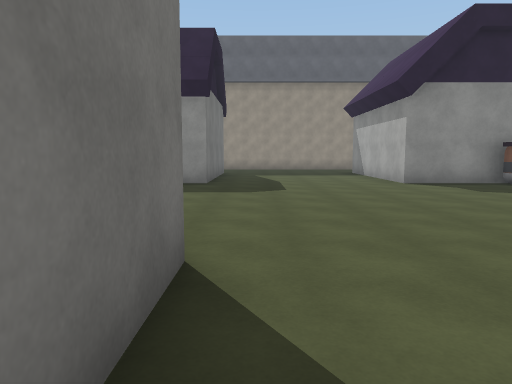
view 1 (above)

24 first-person views from a walk through a 3-D level made in the Unity game engine. The camera is 1.5 m above the floor, tilts 6° down and sees 70° across. The floor is counted in squares, 2 m on a side. Each view is taken from the middle of a square. On the plan, view 1 faces up. The plan holds only what a view shows up to about 11 squares ahead; the rest is blank. The place goes on beyond the plan. The player is left out. Surface patterns are stand-ins for the level's own textures.

view 2
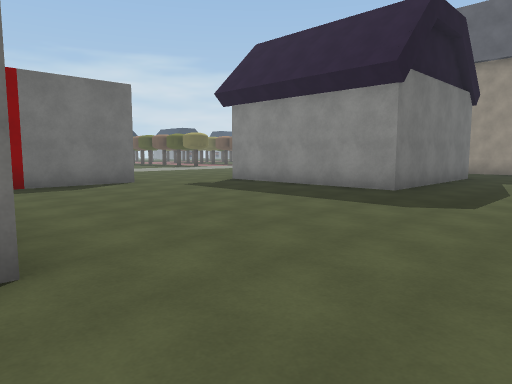

view 3
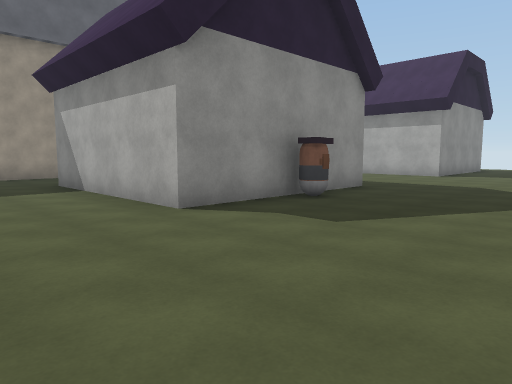

view 4
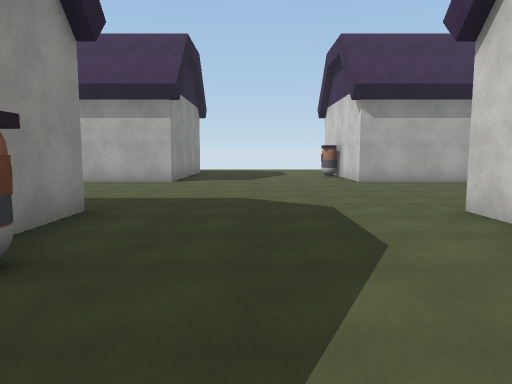

view 5
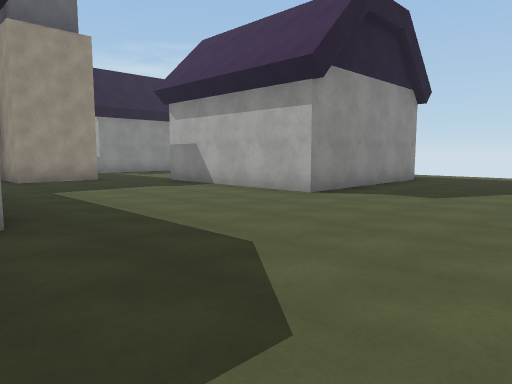

view 6
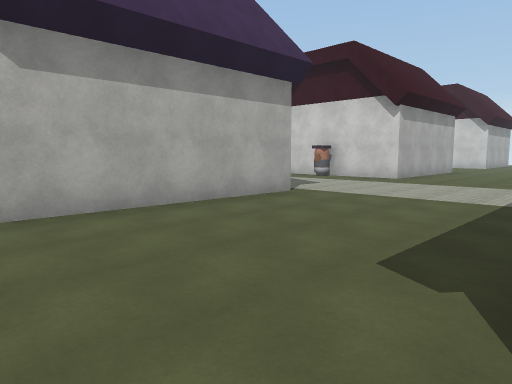

view 7
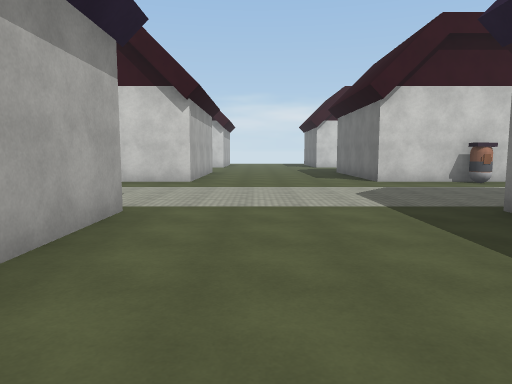

view 8
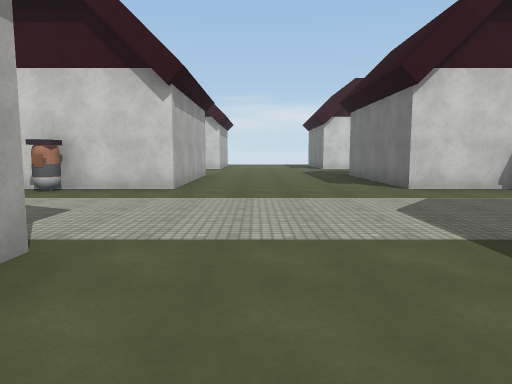

view 9
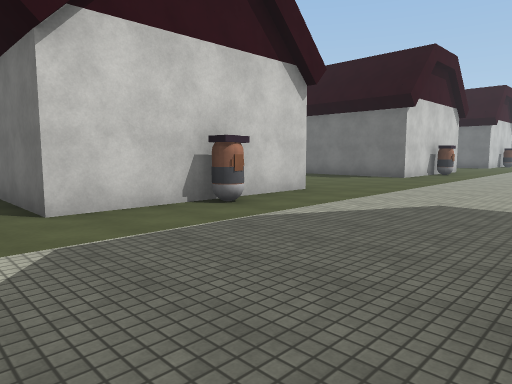

view 10
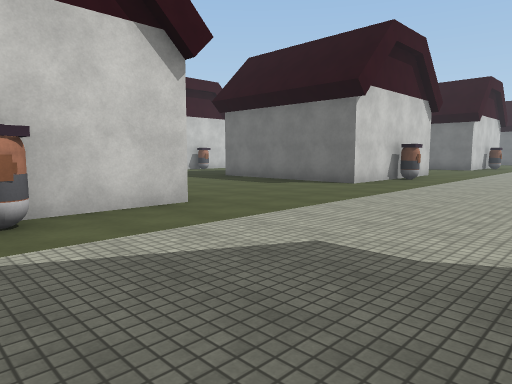

view 11
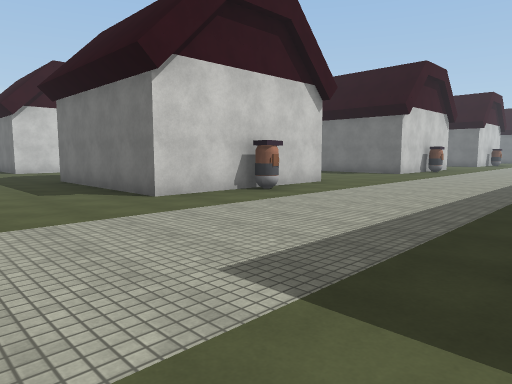

view 12
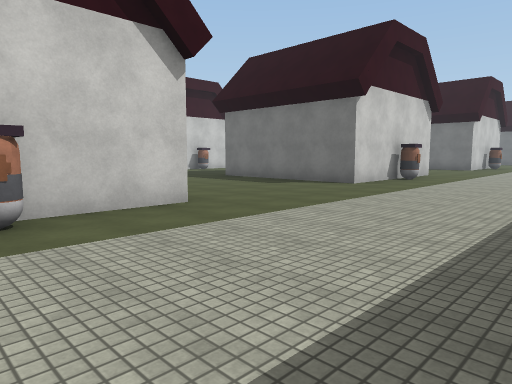

view 13
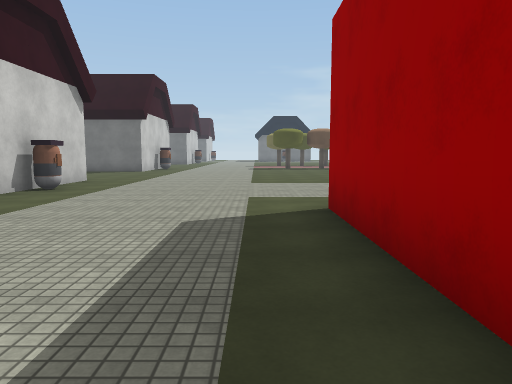

view 14
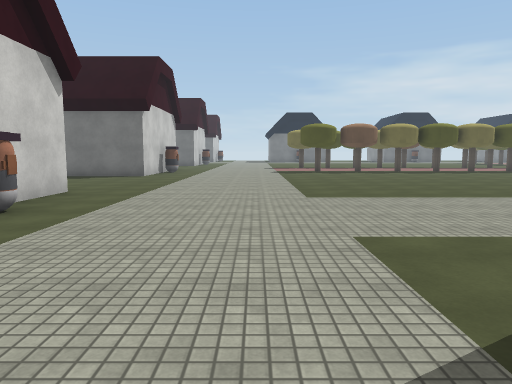

view 15
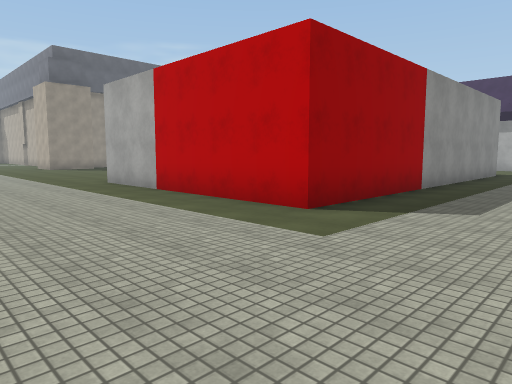

view 16
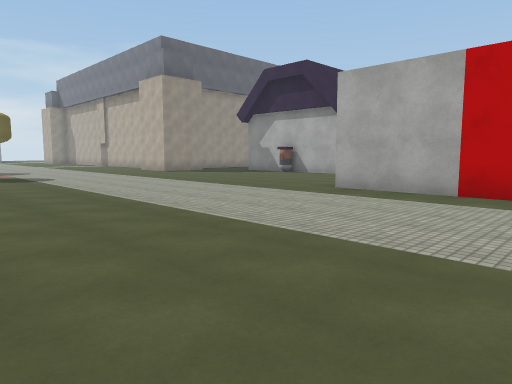

view 17
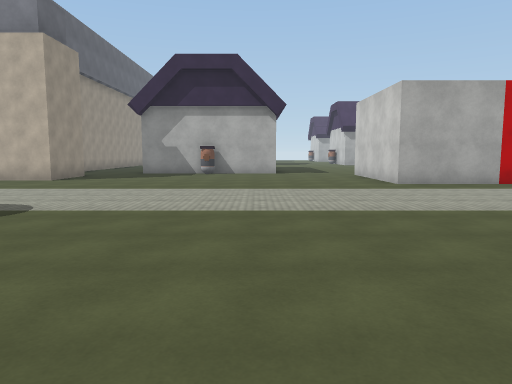

view 18
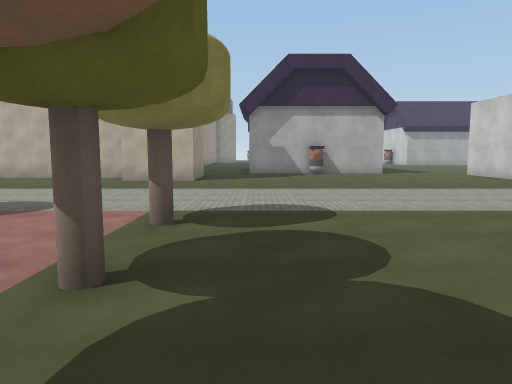

view 19
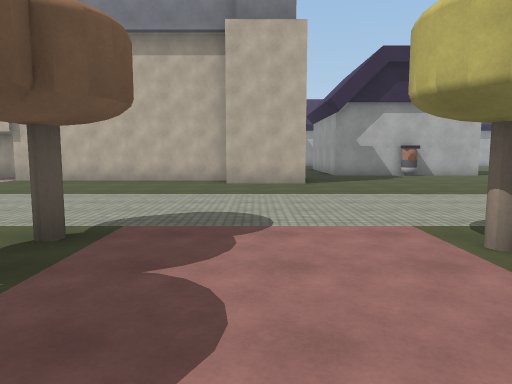

view 20
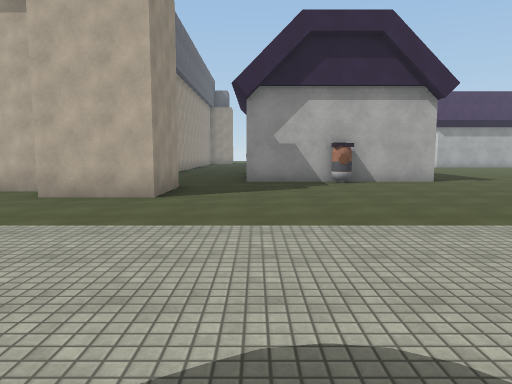

view 21
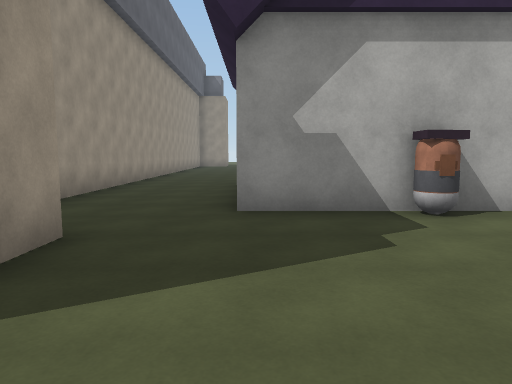

view 22
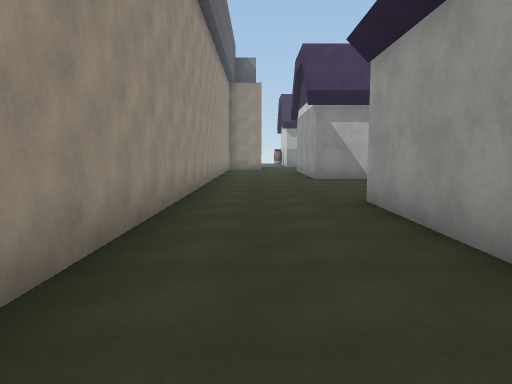

view 23
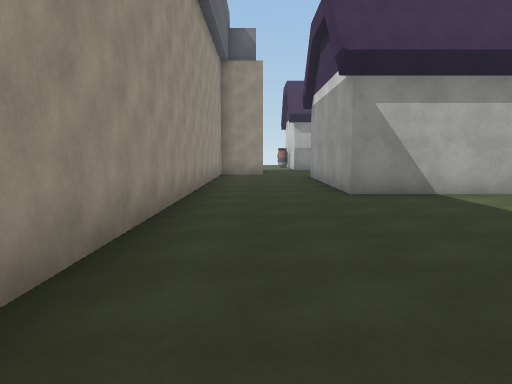

view 24
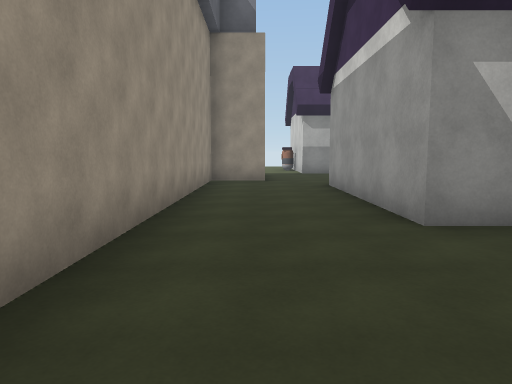

### Floor plan
Key: @ floor where view 1 was taken; # wall or solid block; . floor; O other object.
Columns run from 20 left of view 1 to 20 right of it. Each row starts with its distance up from view 1.
 21       ......#
 20      .......#
 19    OO.......#
 18   ..........#  #################
 17  ..........## .................#
 16   .........##..................##
 15  OO.O.............................
 14 ..............OOOOO.....OOOOO.....OO
 13  .............O   O.....OO   .....OO
 12   ............O   O.....OO   .....OO
 11  .............OOOOO.....OO   .....OO
 10 ..............OOOOO.....OO OO.....OOOOO
  9  .........................O.............
  8   .......................................
  7    ......................................
  6    ......#####.......................
  5 .........#   #........... ..........
  4 .........#   #..........    O.....OO
  3 .........#     ........      .....OO
  2 .........#         #...      .....OO
  1 .........#         #..        ....OO
  0 .........########## @..     O.....OO
 -1 ....................... ...........
 -2 ....................................
 -3 .....................................
 -4 .....................................
 -5 ......O.........O.........O.........O.
 -6 ....OOOOO.....OOOOO.....OOOOO.....OOOO
 -7 ...    OO.....   OO.....   OO.....O
 -8         O....    OO....    OO.....O

Where each view was taken, in squares from view 1:
view 1: 0 up, 0 right, facing up
view 2: 2 up, 2 right, facing up-left
view 3: 5 up, 1 right, facing up-right
view 4: 7 up, 4 right, facing right
view 5: 5 up, 8 right, facing up-right
view 6: 5 up, 9 right, facing down-right
view 7: 4 up, 12 right, facing down
view 8: 2 up, 12 right, facing down
view 9: 1 down, 10 right, facing down-left
view 10: 1 down, 7 right, facing down-left
view 11: 0 up, 2 right, facing down-left
view 12: 1 down, 3 left, facing down-left
view 13: 1 down, 6 left, facing left
view 14: 2 down, 9 left, facing left
view 15: 3 down, 15 left, facing up-right
view 16: 2 up, 18 left, facing up-right
view 17: 10 up, 20 left, facing right
view 18: 14 up, 20 left, facing right
view 19: 17 up, 19 left, facing right
view 20: 14 up, 16 left, facing right
view 21: 14 up, 11 left, facing right
view 22: 16 up, 7 left, facing right
view 23: 16 up, 3 left, facing right
view 24: 16 up, 0 right, facing right
